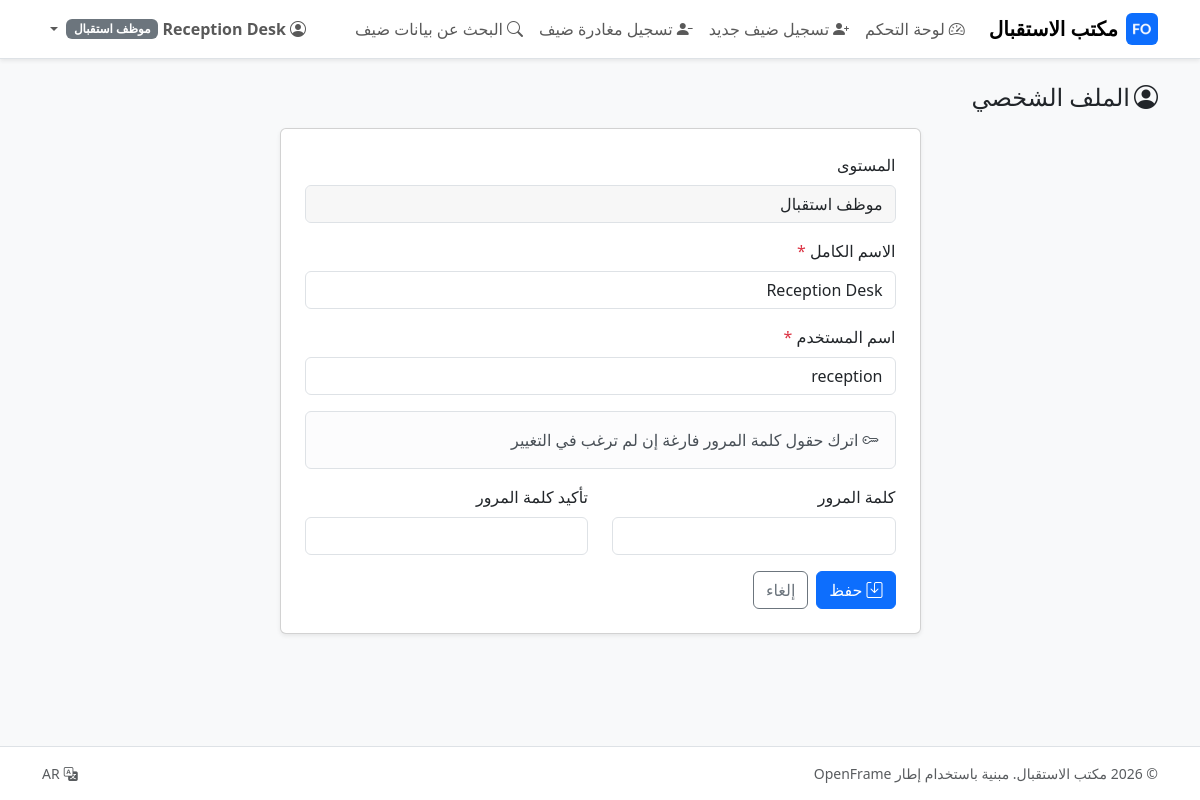
The page /index.php?module=profile (signed in) on the database its author committed.
### tables this page shows
CREATE TABLE users (
    id            INT UNSIGNED NOT NULL AUTO_INCREMENT,
    username      VARCHAR(50)  NOT NULL,
    full_name     VARCHAR(100) NOT NULL,
    password_hash VARCHAR(255) NOT NULL,
    level_id      INT UNSIGNED NOT NULL,
    active        TINYINT(1)   NOT NULL DEFAULT 1,
    created_at    DATETIME     NOT NULL DEFAULT CURRENT_TIMESTAMP,
    PRIMARY KEY (id),
    UNIQUE KEY uq_users_username (username),
    CONSTRAINT fk_users_level FOREIGN KEY (level_id) REFERENCES user_levels (id)
);

CREATE TABLE user_levels (
    id      INT UNSIGNED NOT NULL AUTO_INCREMENT,
    code    VARCHAR(20)  NOT NULL,
    name_ar VARCHAR(60)  NOT NULL,
    name_en VARCHAR(60)  NOT NULL,
    PRIMARY KEY (id),
    UNIQUE KEY uq_user_levels_code (code)
);

### modules/profile/index.php (the view, shortened to what the rows shown need)
<?php
$user  = current_user();
$values = array(
    'full_name' => input('full_name', $user['full_name']),
    'username'  => input('username',  $user['username']),
);
?>
<h1 class="h4 mb-3">
    <i class="bi bi-person-circle me-1"></i><?php echo e(lang('profile.title')); ?>
</h1>
<div class="row justify-content-center">
    <div class="col-12 col-lg-8 col-xl-7">
        <div class="card shadow-sm">
            <div class="card-body p-4">
                <form method="post" action="<?php echo e(url('index.php?module=profile')); ?>">
                    <div class="mb-3">
                        <label class="form-label"><?php echo e(lang('profile.level')); ?></label>
                        <input type="text" class="form-control form-control-plaintext of-readonly"
                               value="<?php echo e(is_rtl() ? $user['level_name_ar'] : $user['level_name_en']); ?>" readonly disabled>
                    </div>
                    <div class="mb-3">
                        <label class="form-label" for="full_name">
                            <?php echo e(lang('profile.full_name')); ?> <span class="of-required">*</span>
                        </label>
                        <input type="text" class="form-control" id="full_name" name="full_name" required
                               value="<?php echo e($values['full_name']); ?>">
                    </div>
                    <div class="mb-3">
                        <label class="form-label" for="username">
                            <?php echo e(lang('login.username')); ?> <span class="of-required">*</span>
                        </label>
                        <input type="text" class="form-control" id="username" name="username" required
                               value="<?php echo e($values['username']); ?>" autocomplete="username">
                    </div>
                    <div class="alert alert-light border mb-3">
                        <i class="bi bi-key me-1"></i><?php echo e(lang('profile.password_hint')); ?>
                    </div>
                    <div class="row">
                        <div class="col-md-6 mb-3">
                            <label class="form-label" for="password"><?php echo e(lang('login.password')); ?></label>
                            <input type="password" class="form-control" id="password" name="password"
                                   autocomplete="new-password">
                        </div>
                        <div class="col-md-6 mb-3">
                            <label class="form-label" for="password2"><?php echo e(lang('profile.password_confirm')); ?></label>
                            <input type="password" class="form-control" id="password2" name="password2"
                                   autocomplete="new-password">
                        </div>
                    </div>
                    <div class="d-flex gap-2">
                        <button type="submit" class="btn btn-primary">
                            <i class="bi bi-save me-1"></i><?php echo e(lang('common.save')); ?>
                        </button>
                        <a href="<?php echo e(url('index.php?module=dashboard')); ?>" class="btn btn-outline-secondary">
                            <?php echo e(lang('common.cancel')); ?>
                        </a>
                    </div>
                </form>
            </div>
        </div>
    </div>
</div>

### includes/header.php (shortened to what the rows shown need)
<?php
$user        = current_user();
$rtl         = is_rtl();
$cssFile     = $rtl ? 'assets/css/bootstrap.rtl.min.css' : 'assets/css/bootstrap.min.css';
?>
<!DOCTYPE html>
<html lang="<?php echo e(current_lang()); ?>" dir="<?php echo $rtl ? 'rtl' : 'ltr'; ?>">
<head>
    <link rel="stylesheet" href="<?php echo e(url($cssFile)); ?>">
    <link rel="stylesheet" href="<?php echo e(url('assets/css/bootstrap-icons.min.css')); ?>">
    <link rel="stylesheet" href="<?php echo e(url('assets/css/app.css')); ?>">
</head>
<body class="d-flex flex-column min-vh-100 bg-body-tertiary">
<nav class="navbar navbar-expand-lg bg-body border-bottom shadow-sm">
    <div class="container">
        <div class="collapse navbar-collapse" id="mainNav">
            <ul class="navbar-nav align-items-lg-center">
                <?php if ($user !== null): ?>
                    <li class="nav-item dropdown">
                        <a class="nav-link dropdown-toggle of-user-toggle d-flex align-items-center gap-1 fw-semibold"
                           href="#" data-bs-toggle="dropdown" aria-expanded="false">
                            <i class="bi bi-person-circle"></i>
                            <span><?php echo e($user['full_name']); ?></span>
                            <span class="badge text-bg-<?php echo is_admin() ? 'danger' : 'secondary'; ?>">
                                <?php echo e(is_rtl() ? $user['level_name_ar'] : $user['level_name_en']); ?>
                            </span>
                        </a>
                    </li>
                <?php endif; ?>
            </ul>
        </div>
    </div>
</nav>
<main class="container flex-grow-1 py-4">

### rows shown on the page
users: full_name "Reception Desk", level.name_ar "موظف استقبال", username "reception"

### other values the page prints
app_name() "مكتب الاستقبال"
is_rtl() ? $module['name_ar'] : $module['name'] "لوحة التحكم"
is_rtl() ? $module['name_ar'] : $module['name'] "تسجيل ضيف جديد"
is_rtl() ? $module['name_ar'] : $module['name'] "تسجيل مغادرة ضيف"
is_rtl() ? $module['name_ar'] : $module['name'] "البحث عن بيانات ضيف"
lang('profile.title') "الملف الشخصي"
lang('profile.level') "المستوى"
lang('profile.full_name') "الاسم الكامل"
lang('login.username') "اسم المستخدم"
lang('profile.password_hint') "اترك حقول كلمة المرور فارغة إن لم ترغب في التغيير"
lang('login.password') "كلمة المرور"
lang('profile.password_confirm') "تأكيد كلمة المرور"
lang('common.save') "حفظ"
lang('common.cancel') "إلغاء"
lang('common.powered_by') "مبنية باستخدام إطار OpenFrame"
